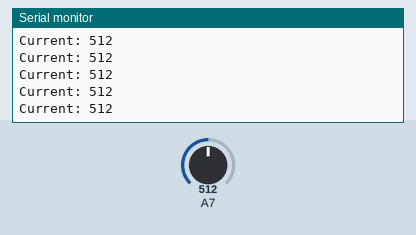
Recording of a sketch running on a simulated Arduino Nano, built with avr-gcc and run on an emulated ATmega328P. Parts: the last lines printed to the serial monitor. The inputs (shaded band) are chosen by the test bench; at power-on: A7 = 512.

Above: at 1.2 s.
1.3 s: A7 set to 716
At 1.8 s:
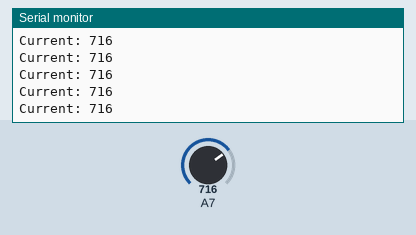
4.3 s: A7 set to 900
At 5.3 s:
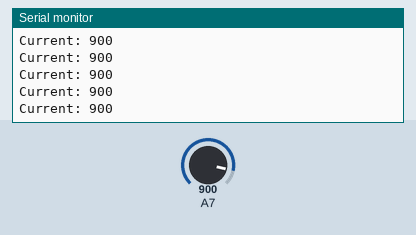
Timing chart, 0 to 7.3 s (numbered marks = the images above; inputs shaded):
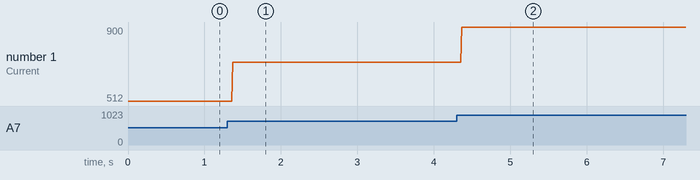

The sketch:

SimpleVoltageReader.ino
```cpp
void setup() {
  Serial.begin(9600);
}

void loop() {
  Serial.println("Current: " + String(analogRead(A7)));
}
```

Measured:
- after the input at 1.3 s, the serial monitor: prints a new line after 0.07 s (image 1)
- after the input at 4.3 s, the serial monitor: prints a new line after 0.07 s (image 2)
- plotted number 1: 512 → 716 after the input at 1.3 s, 716 → 900 after the input at 4.3 s
